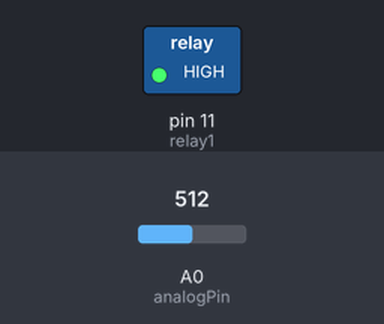
Bench run of a sketch on a simulated Arduino Uno, built with avr-gcc and run on an emulated ATmega328P. Parts: switched loads named in the sketch (green lamp = pin HIGH). Dashed ring = blinking. The inputs (shaded band) are chosen by the test bench; at power-on: A0 (analogPin) = 512. What the sketch prints to the serial monitor is not drawn.

Above: at 0.2 s.
Timing chart, 0 to 3.0 s (numbered marks = the images above):
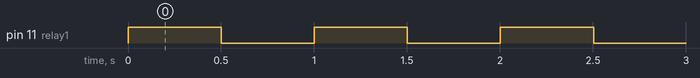

The sketch:

OMCCD_VolumeSensorOhm_02.ino
```cpp
// from http://www.circuitbasics.com/arduino-ohm-meter/

int analogPin= 0;
const int relay1 = 11; // the number of the relay1 pin// variables will change:

int raw= 0;     //Raw is the measured value from A0. Is that a voltage?
int Vin= 2.5;   //Vin is the voltage provided by the Arduino
float Vout= 0;    //Vout is the voltage out
float R1= 10000000;   //Known resistance
float R2= 0;    //unknown resistance
float buffer00= 0;  //Buffer is the levels of voltage measured (multiplied by 1024)
float buffer01=0; //

void setup()
{
pinMode(relay1, OUTPUT);
Serial.begin(9600);
analogReference(EXTERNAL);
}

void loop()
{

digitalWrite(relay1, HIGH);
delay(500);
raw= analogRead(analogPin);
if(raw)
{
  buffer00= raw * Vin;  //here buffer has a unit
  Vout= (buffer00)/1024.0;
  Vout=Vout/1.5;
  buffer01= (Vin/Vout) -1;
  R2= R1 * buffer01;  //
  //Serial.print("Vout: ");
  //Serial.println(Vout);
  //Serial.print("R2: ");
  Serial.println(R2);

}
  digitalWrite(relay1,LOW);
  delay(500);    //Here we influence how often we read the value

}
```

Measured:
- by itself, pin 11 (relay1): alternates HIGH for 0.50 s and LOW for 0.50 s
